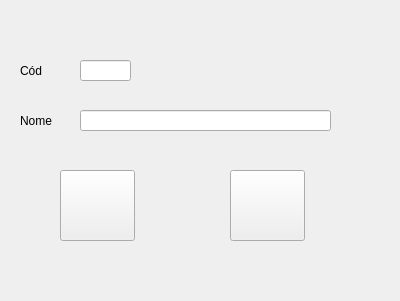
<?xml version="1.0" encoding="UTF-8"?>
<ui version="4.0">
 <class>Form</class>
 <widget class="QWidget" name="Form">
  <property name="geometry">
   <rect>
    <x>0</x>
    <y>0</y>
    <width>400</width>
    <height>301</height>
   </rect>
  </property>
  <property name="windowTitle">
   <string>Form</string>
  </property>
  <widget class="QLabel" name="label">
   <property name="geometry">
    <rect>
     <x>20</x>
     <y>110</y>
     <width>61</width>
     <height>21</height>
    </rect>
   </property>
   <property name="styleSheet">
    <string notr="true">font: 15pt &quot;MS Shell Dlg 2&quot;;</string>
   </property>
   <property name="text">
    <string>Nome</string>
   </property>
  </widget>
  <widget class="QLineEdit" name="form_nome">
   <property name="geometry">
    <rect>
     <x>80</x>
     <y>110</y>
     <width>251</width>
     <height>21</height>
    </rect>
   </property>
  </widget>
  <widget class="QPushButton" name="botao_cancelar">
   <property name="geometry">
    <rect>
     <x>60</x>
     <y>170</y>
     <width>75</width>
     <height>71</height>
    </rect>
   </property>
   <property name="styleSheet">
    <string notr="true">image: url(:/botao_cancelar/cancelar.png)</string>
   </property>
   <property name="text">
    <string/>
   </property>
  </widget>
  <widget class="QPushButton" name="botao_cadastrar">
   <property name="geometry">
    <rect>
     <x>230</x>
     <y>170</y>
     <width>75</width>
     <height>71</height>
    </rect>
   </property>
   <property name="styleSheet">
    <string notr="true">image: url(:/botao_cadastrar/cadastrar.png)</string>
   </property>
   <property name="text">
    <string/>
   </property>
  </widget>
  <widget class="QLabel" name="cod">
   <property name="geometry">
    <rect>
     <x>20</x>
     <y>60</y>
     <width>61</width>
     <height>21</height>
    </rect>
   </property>
   <property name="styleSheet">
    <string notr="true">font: 15pt &quot;MS Shell Dlg 2&quot;;</string>
   </property>
   <property name="text">
    <string>Cód</string>
   </property>
  </widget>
  <widget class="QLineEdit" name="form_codigo">
   <property name="geometry">
    <rect>
     <x>80</x>
     <y>60</y>
     <width>51</width>
     <height>21</height>
    </rect>
   </property>
  </widget>
 </widget>
 <resources>
  <include location="botao_cadastrar.qrc"/>
  <include location="botao_cancelar.qrc"/>
 </resources>
 <connections/>
</ui>
